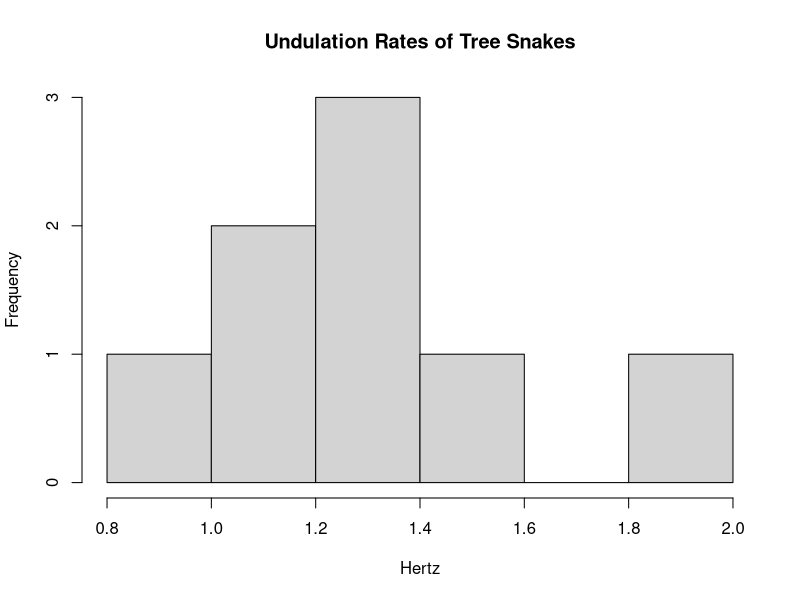

This chart was generated by the following R code:
# Problem Set: Fundamentals of Statistics
# Problem Number 1
# Status: Completed
# Heatherlee Leary
# hleary@arizona.edu



#### OBJECTIVES ##########################################################################################################

# A researcher videotaped the glides of 8 tree snakes leaping from a 10-m tower. 
# Undulation rates of the snakes measured in hertz (cycles per second) were as follows: 0.9, 1.4, 1.2, 1.2, 1.3, 2.0, 1.4, 1.6.

# a) Draw a histogram of the undulation rate
# b) Calculate the sample mean
# c) Calculate the range
# d) Calculate the standard deviation
# e) Write a function to express the standard deviation as a percentage of the mean (that is, the coefficient of variation) and calculate it.

##########################################################################################################################


# Put rates into a vector
und_rates <- c(0.9, 1.4, 1.2, 1.2, 1.3, 2.0, 1.4, 1.6)


# Draw histogram
hist(und_rates, xlab = "Hertz", ylab = "Frequency", main = "Undulation Rates of Tree Snakes")

# Calculate sample mean
mean(und_rates) 

# Calculate range
range(und_rates) 

# Calculate standard deviation
sd(und_rates) 


# Write a function to express the standard deviation 
# as a percentage of the mean (that is, the coefficient of variation (CV)) and calculate it.
coef_var <- function(x) {
  sd(x) / mean(x) * 100
}
coef_var(und_rates) 




